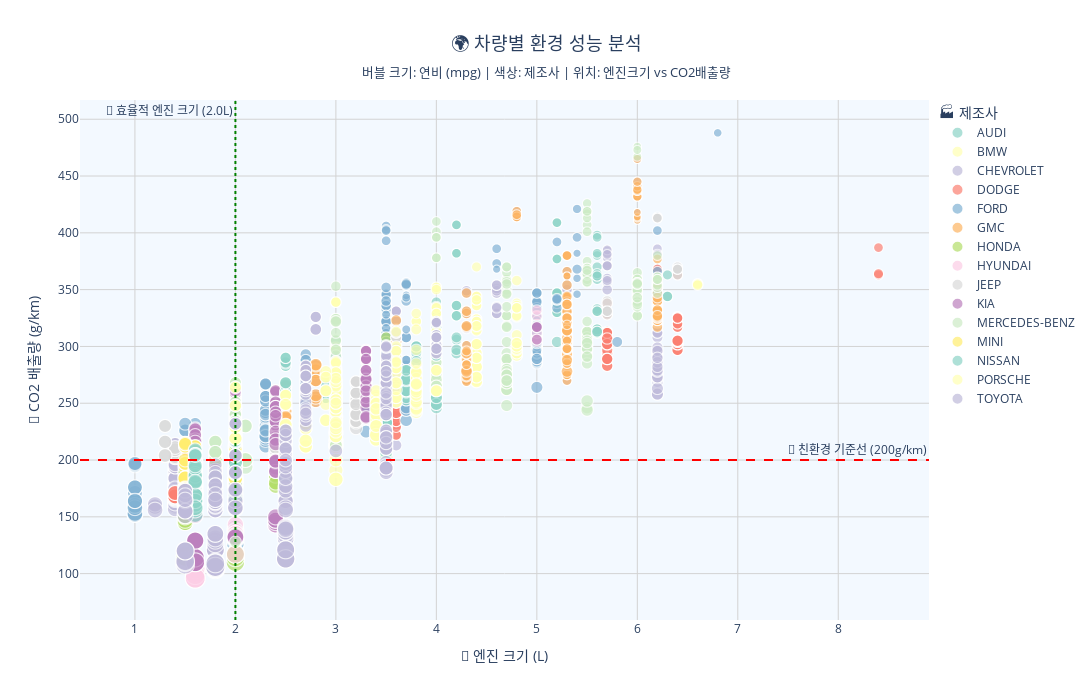

Notebook source saved alongside this figure:
### Markdown cell above
## 🌟 시각화 1: 인터랙티브 버블 차트
### 엔진 크기 vs CO2 배출량 vs 연비 분석

### Code cell
print("🎨 생성 중: 인터랙티브 버블 차트...")

# 상위 제조사만 선택 (가독성을 위해)
top_makes = co2_data['Make'].value_counts().head(15).index
filtered_data = co2_data[co2_data['Make'].isin(top_makes)].copy()

# 버블 차트 생성
fig_bubble = px.scatter(
    filtered_data,
    x='Engine Size(L)',
    y='CO2 Emissions(g/km)',
    size='Fuel Consumption Comb (mpg)',  # 버블 크기: 연비
    color='Make',  # 색상: 제조사별
    hover_data={
        'Model': True,
        'Vehicle Class': True,
        'Cylinders': True,
        'Fuel Consumption Comb (mpg)': ':.1f'
    },
    title='🌍 차량별 환경 성능 분석: 엔진 크기 vs CO2 배출량 vs 연비',
    labels={
        'Engine Size(L)': '🔧 엔진 크기 (L)',
        'CO2 Emissions(g/km)': '🌱 CO2 배출량 (g/km)',
        'Make': '🏭 제조사'
    },
    size_max=20,
    color_discrete_sequence=px.colors.qualitative.Set3
)

# 친환경 기준선 추가
fig_bubble.add_hline(
    y=200, 
    line_dash="dash", 
    line_color="red",
    annotation_text="🚨 친환경 기준선 (200g/km)",
    annotation_position="top right"
)

# 효율적인 엔진 크기 기준선
fig_bubble.add_vline(
    x=2.0,
    line_dash="dot",
    line_color="green",
    annotation_text="💚 효율적 엔진 크기 (2.0L)",
    annotation_position="top left"
)

# 레이아웃 개선
fig_bubble.update_layout(
    title={
        'text': '🌍 차량별 환경 성능 분석<br><sub>버블 크기: 연비 (mpg) | 색상: 제조사 | 위치: 엔진크기 vs CO2배출량</sub>',
        'x': 0.5,
        'xanchor': 'center',
        'font': {'size': 18}
    },
    xaxis_title='🔧 엔진 크기 (L)',
    yaxis_title='🌱 CO2 배출량 (g/km)',
    font=dict(size=12),
    plot_bgcolor='rgba(240,248,255,0.8)',  # 연한 하늘색 배경
    paper_bgcolor='white',
    showlegend=True,
    legend=dict(
        orientation="v",
        yanchor="top",
        y=1,
        xanchor="left",
        x=1.01
    ),
    width=1200,
    height=700
)

# 축 스타일링
fig_bubble.update_xaxes(
    gridcolor='lightgray',
    gridwidth=1,
    showgrid=True
)
fig_bubble.update_yaxes(
    gridcolor='lightgray',
    gridwidth=1,
    showgrid=True
)

# 차트 표시
fig_bubble.show()

### Figure 1 — Plotly figure (JSON) as saved in the notebook; plotly's stock layout.template omitted (floating-point values rounded to 4 significant figures; data arrays with more than 128 entries replaced by an {"elided": "..."} marker saying what was removed)
{"data": [{"customdata": {"elided": "286x4 mixed values"}, "hovertemplate": "🏭 제조사=AUDI<br>🔧 엔진 크기 (L)=%{x}<br>🌱 CO2 배출량 (g/km)=%{y}<br>Fuel Consumption Comb (mpg)=%{customdata[3]:.1f}<br>Model=%{customdata[0]}<br>Vehicle Class=%{customdata[1]}<br>Cylinders=%{customdata[2]}<extra></extra>", "legendgroup": "AUDI", "marker": {"color": "rgb(141,211,199)", "size": {"elided": "286 int values"}, "sizemode": "area", "sizeref": 0.1725, "symbol": "circle"}, "mode": "markers", "name": "AUDI", "showlegend": true, "type": "scattergl", "x": {"elided": "286 float values"}, "xaxis": "x", "y": {"elided": "286 int values"}, "yaxis": "y"}, {"customdata": {"elided": "527x4 mixed values"}, "hovertemplate": "🏭 제조사=BMW<br>🔧 엔진 크기 (L)=%{x}<br>🌱 CO2 배출량 (g/km)=%{y}<br>Fuel Consumption Comb (mpg)=%{customdata[3]:.1f}<br>Model=%{customdata[0]}<br>Vehicle Class=%{customdata[1]}<br>Cylinders=%{customdata[2]}<extra></extra>", "legendgroup": "BMW", "marker": {"color": "rgb(255,255,179)", "size": {"elided": "527 int values"}, "sizemode": "area", "sizeref": 0.1725, "symbol": "circle"}, "mode": "markers", "name": "BMW", "showlegend": true, "type": "scattergl", "x": {"elided": "527 float values"}, "xaxis": "x", "y": {"elided": "527 int values"}, "yaxis": "y"}, {"customdata": {"elided": "588x4 mixed values"}, "hovertemplate": "🏭 제조사=CHEVROLET<br>🔧 엔진 크기 (L)=%{x}<br>🌱 CO2 배출량 (g/km)=%{y}<br>Fuel Consumption Comb (mpg)=%{customdata[3]:.1f}<br>Model=%{customdata[0]}<br>Vehicle Class=%{customdata[1]}<br>Cylinders=%{customdata[2]}<extra></extra>", "legendgroup": "CHEVROLET", "marker": {"color": "rgb(190,186,218)", "size": {"elided": "588 int values"}, "sizemode": "area", "sizeref": 0.1725, "symbol": "circle"}, "mode": "markers", "name": "CHEVROLET", "showlegend": true, "type": "scattergl", "x": {"elided": "588 float values"}, "xaxis": "x", "y": {"elided": "588 int values"}, "yaxis": "y"}, {"customdata": {"elided": "246x4 mixed values"}, "hovertemplate": "🏭 제조사=DODGE<br>🔧 엔진 크기 (L)=%{x}<br>🌱 CO2 배출량 (g/km)=%{y}<br>Fuel Consumption Comb (mpg)=%{customdata[3]:.1f}<br>Model=%{customdata[0]}<br>Vehicle Class=%{customdata[1]}<br>Cylinders=%{customdata[2]}<extra></extra>", "legendgroup": "DODGE", "marker": {"color": "rgb(251,128,114)", "size": {"elided": "246 int values"}, "sizemode": "area", "sizeref": 0.1725, "symbol": "circle"}, "mode": "markers", "name": "DODGE", "showlegend": true, "type": "scattergl", "x": {"elided": "246 float values"}, "xaxis": "x", "y": {"elided": "246 int values"}, "yaxis": "y"}, {"customdata": {"elided": "628x4 mixed values"}, "hovertemplate": "🏭 제조사=FORD<br>🔧 엔진 크기 (L)=%{x}<br>🌱 CO2 배출량 (g/km)=%{y}<br>Fuel Consumption Comb (mpg)=%{customdata[3]:.1f}<br>Model=%{customdata[0]}<br>Vehicle Class=%{customdata[1]}<br>Cylinders=%{customdata[2]}<extra></extra>", "legendgroup": "FORD", "marker": {"color": "rgb(128,177,211)", "size": {"elided": "628 int values"}, "sizemode": "area", "sizeref": 0.1725, "symbol": "circle"}, "mode": "markers", "name": "FORD", "showlegend": true, "type": "scattergl", "x": {"elided": "628 float values"}, "xaxis": "x", "y": {"elided": "628 int values"}, "yaxis": "y"}, {"customdata": {"elided": "328x4 mixed values"}, "hovertemplate": "🏭 제조사=GMC<br>🔧 엔진 크기 (L)=%{x}<br>🌱 CO2 배출량 (g/km)=%{y}<br>Fuel Consumption Comb (mpg)=%{customdata[3]:.1f}<br>Model=%{customdata[0]}<br>Vehicle Class=%{customdata[1]}<br>Cylinders=%{customdata[2]}<extra></extra>", "legendgroup": "GMC", "marker": {"color": "rgb(253,180,98)", "size": {"elided": "328 int values"}, "sizemode": "area", "sizeref": 0.1725, "symbol": "circle"}, "mode": "markers", "name": "GMC", "showlegend": true, "type": "scattergl", "x": {"elided": "328 float values"}, "xaxis": "x", "y": {"elided": "328 int values"}, "yaxis": "y"}, {"customdata": {"elided": "214x4 mixed values"}, "hovertemplate": "🏭 제조사=HONDA<br>🔧 엔진 크기 (L)=%{x}<br>🌱 CO2 배출량 (g/km)=%{y}<br>Fuel Consumption Comb (mpg)=%{customdata[3]:.1f}<br>Model=%{customdata[0]}<br>Vehicle Class=%{customdata[1]}<br>Cylinders=%{customdata[2]}<extra></extra>", "legendgroup": "HONDA", "marker": {"color": "rgb(179,222,105)", "size": {"elided": "214 int values"}, "sizemode": "area", "sizeref": 0.1725, "symbol": "circle"}, "mode": "markers", "name": "HONDA", "showlegend": true, "type": "scattergl", "x": {"elided": "214 float values"}, "xaxis": "x", "y": {"elided": "214 int values"}, "yaxis": "y"}, {"customdata": {"elided": "210x4 mixed values"}, "hovertemplate": "🏭 제조사=HYUNDAI<br>🔧 엔진 크기 (L)=%{x}<br>🌱 CO2 배출량 (g/km)=%{y}<br>Fuel Consumption Comb (mpg)=%{customdata[3]:.1f}<br>Model=%{customdata[0]}<br>Vehicle Class=%{customdata[1]}<br>Cylinders=%{customdata[2]}<extra></extra>", "legendgroup": "HYUNDAI", "marker": {"color": "rgb(252,205,229)", "size": {"elided": "210 int values"}, "sizemode": "area", "sizeref": 0.1725, "symbol": "circle"}, "mode": "markers", "name": "HYUNDAI", "showlegend": true, "type": "scattergl", "x": {"elided": "210 float values"}, "xaxis": "x", "y": {"elided": "210 int values"}, "yaxis": "y"}, {"customdata": {"elided": "251x4 mixed values"}, "hovertemplate": "🏭 제조사=JEEP<br>🔧 엔진 크기 (L)=%{x}<br>🌱 CO2 배출량 (g/km)=%{y}<br>Fuel Consumption Comb (mpg)=%{customdata[3]:.1f}<br>Model=%{customdata[0]}<br>Vehicle Class=%{customdata[1]}<br>Cylinders=%{customdata[2]}<extra></extra>", "legendgroup": "JEEP", "marker": {"color": "rgb(217,217,217)", "size": {"elided": "251 int values"}, "sizemode": "area", "sizeref": 0.1725, "symbol": "circle"}, "mode": "markers", "name": "JEEP", "showlegend": true, "type": "scattergl", "x": {"elided": "251 float values"}, "xaxis": "x", "y": {"elided": "251 int values"}, "yaxis": "y"}, {"customdata": {"elided": "231x4 mixed values"}, "hovertemplate": "🏭 제조사=KIA<br>🔧 엔진 크기 (L)=%{x}<br>🌱 CO2 배출량 (g/km)=%{y}<br>Fuel Consumption Comb (mpg)=%{customdata[3]:.1f}<br>Model=%{customdata[0]}<br>Vehicle Class=%{customdata[1]}<br>Cylinders=%{customdata[2]}<extra></extra>", "legendgroup": "KIA", "marker": {"color": "rgb(188,128,189)", "size": {"elided": "231 int values"}, "sizemode": "area", "sizeref": 0.1725, "symbol": "circle"}, "mode": "markers", "name": "KIA", "showlegend": true, "type": "scattergl", "x": {"elided": "231 float values"}, "xaxis": "x", "y": {"elided": "231 int values"}, "yaxis": "y"}, {"customdata": {"elided": "419x4 mixed values"}, "hovertemplate": "🏭 제조사=MERCEDES-BENZ<br>🔧 엔진 크기 (L)=%{x}<br>🌱 CO2 배출량 (g/km)=%{y}<br>Fuel Consumption Comb (mpg)=%{customdata[3]:.1f}<br>Model=%{customdata[0]}<br>Vehicle Class=%{customdata[1]}<br>Cylinders=%{customdata[2]}<extra></extra>", "legendgroup": "MERCEDES-BENZ", "marker": {"color": "rgb(204,235,197)", "size": {"elided": "419 int values"}, "sizemode": "area", "sizeref": 0.1725, "symbol": "circle"}, "mode": "markers", "name": "MERCEDES-BENZ", "showlegend": true, "type": "scattergl", "x": {"elided": "419 float values"}, "xaxis": "x", "y": {"elided": "419 int values"}, "yaxis": "y"}, {"customdata": {"elided": "204x4 mixed values"}, "hovertemplate": "🏭 제조사=MINI<br>🔧 엔진 크기 (L)=%{x}<br>🌱 CO2 배출량 (g/km)=%{y}<br>Fuel Consumption Comb (mpg)=%{customdata[3]:.1f}<br>Model=%{customdata[0]}<br>Vehicle Class=%{customdata[1]}<br>Cylinders=%{customdata[2]}<extra></extra>", "legendgroup": "MINI", "marker": {"color": "rgb(255,237,111)", "size": {"elided": "204 int values"}, "sizemode": "area", "sizeref": 0.1725, "symbol": "circle"}, "mode": "markers", "name": "MINI", "showlegend": true, "type": "scattergl", "x": {"elided": "204 float values"}, "xaxis": "x", "y": {"elided": "204 int values"}, "yaxis": "y"}, {"customdata": {"elided": "259x4 mixed values"}, "hovertemplate": "🏭 제조사=NISSAN<br>🔧 엔진 크기 (L)=%{x}<br>🌱 CO2 배출량 (g/km)=%{y}<br>Fuel Consumption Comb (mpg)=%{customdata[3]:.1f}<br>Model=%{customdata[0]}<br>Vehicle Class=%{customdata[1]}<br>Cylinders=%{customdata[2]}<extra></extra>", "legendgroup": "NISSAN", "marker": {"color": "rgb(141,211,199)", "size": {"elided": "259 int values"}, "sizemode": "area", "sizeref": 0.1725, "symbol": "circle"}, "mode": "markers", "name": "NISSAN", "showlegend": true, "type": "scattergl", "x": {"elided": "259 float values"}, "xaxis": "x", "y": {"elided": "259 int values"}, "yaxis": "y"}, {"customdata": {"elided": "376x4 mixed values"}, "hovertemplate": "🏭 제조사=PORSCHE<br>🔧 엔진 크기 (L)=%{x}<br>🌱 CO2 배출량 (g/km)=%{y}<br>Fuel Consumption Comb (mpg)=%{customdata[3]:.1f}<br>Model=%{customdata[0]}<br>Vehicle Class=%{customdata[1]}<br>Cylinders=%{customdata[2]}<extra></extra>", "legendgroup": "PORSCHE", "marker": {"color": "rgb(255,255,179)", "size": {"elided": "376 int values"}, "sizemode": "area", "sizeref": 0.1725, "symbol": "circle"}, "mode": "markers", "name": "PORSCHE", "showlegend": true, "type": "scattergl", "x": {"elided": "376 float values"}, "xaxis": "x", "y": {"elided": "376 int values"}, "yaxis": "y"}, {"customdata": {"elided": "330x4 mixed values"}, "hovertemplate": "🏭 제조사=TOYOTA<br>🔧 엔진 크기 (L)=%{x}<br>🌱 CO2 배출량 (g/km)=%{y}<br>Fuel Consumption Comb (mpg)=%{customdata[3]:.1f}<br>Model=%{customdata[0]}<br>Vehicle Class=%{customdata[1]}<br>Cylinders=%{customdata[2]}<extra></extra>", "legendgroup": "TOYOTA", "marker": {"color": "rgb(190,186,218)", "size": {"elided": "330 int values"}, "sizemode": "area", "sizeref": 0.1725, "symbol": "circle"}, "mode": "markers", "name": "TOYOTA", "showlegend": true, "type": "scattergl", "x": {"elided": "330 float values"}, "xaxis": "x", "y": {"elided": "330 int values"}, "yaxis": "y"}], "layout": {"annotations": [{"showarrow": false, "text": "🚨 친환경 기준선 (200g/km)", "x": 1, "xanchor": "right", "xref": "x domain", "y": 200, "yanchor": "bottom", "yref": "y"}, {"showarrow": false, "text": "💚 효율적 엔진 크기 (2.0L)", "x": 2, "xanchor": "right", "xref": "x", "y": 1, "yanchor": "top", "yref": "y domain"}], "font": {"size": 12}, "height": 700, "legend": {"itemsizing": "constant", "orientation": "v", "title": {"text": "🏭 제조사"}, "tracegroupgap": 0, "x": 1.01, "xanchor": "left", "y": 1, "yanchor": "top"}, "paper_bgcolor": "white", "plot_bgcolor": "rgba(240,248,255,0.8)", "shapes": [{"line": {"color": "red", "dash": "dash"}, "type": "line", "x0": 0, "x1": 1, "xref": "x domain", "y0": 200, "y1": 200, "yref": "y"}, {"line": {"color": "green", "dash": "dot"}, "type": "line", "x0": 2, "x1": 2, "xref": "x", "y0": 0, "y1": 1, "yref": "y domain"}], "showlegend": true, "title": {"font": {"size": 18}, "text": "🌍 차량별 환경 성능 분석<br><sub>버블 크기: 연비 (mpg) | 색상: 제조사 | 위치: 엔진크기 vs CO2배출량</sub>", "x": 0.5, "xanchor": "center"}, "width": 1200, "xaxis": {"anchor": "y", "domain": [0, 1], "gridcolor": "lightgray", "gridwidth": 1, "showgrid": true, "title": {"text": "🔧 엔진 크기 (L)"}}, "yaxis": {"anchor": "x", "domain": [0, 1], "gridcolor": "lightgray", "gridwidth": 1, "showgrid": true, "title": {"text": "🌱 CO2 배출량 (g/km)"}}}}
